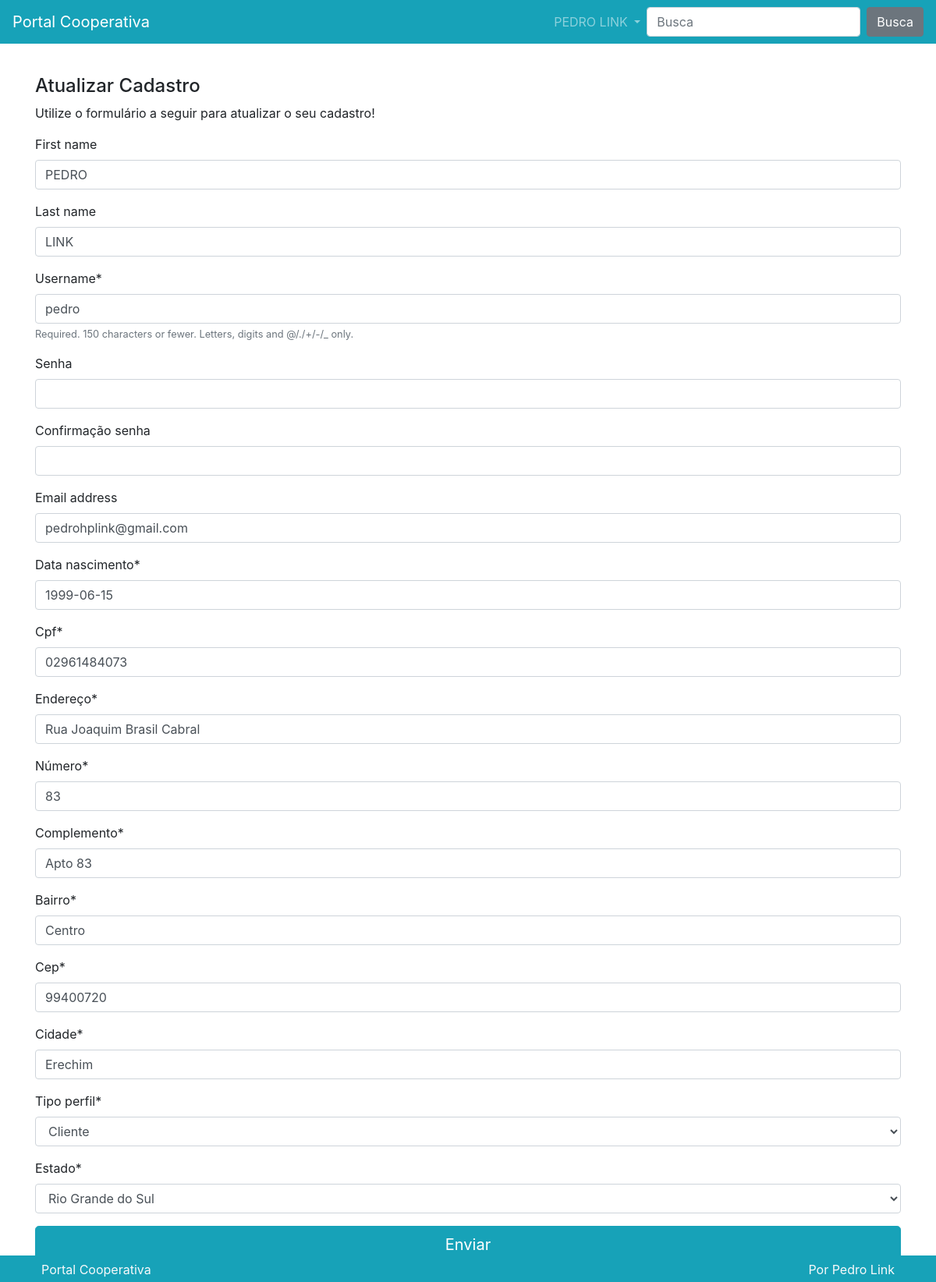
The app's page /perfil/ (signed in) with its own data.
### perfil/models.py (models this page shows, shortened)
class Perfil(models.Model):
    usuario = models.OneToOneField(
        User, on_delete=models.CASCADE, verbose_name='Usuário')
    data_nascimento = models.DateField()
    cpf = models.CharField(max_length=11)
    endereco = models.CharField(max_length=50, verbose_name='Endereço')
    numero = models.CharField(max_length=5, verbose_name='Número')
    complemento = models.CharField(max_length=30)
    bairro = models.CharField(max_length=30)
    cep = models.CharField(max_length=8)
    cidade = models.CharField(max_length=30)
    tipo_perfil = models.CharField(
        max_length=1,
        default='Cliente',
        choices=(
            ('C', 'Cliente'),
            ('F', 'Fornecedor'),
        )
    )
    estado = models.CharField(
        max_length=2,
        default='SP',
        choices=(
            ('AC', 'Acre'),
            ('AL', 'Alagoas'),
            ('AP', 'Amapá'),
            ('AM', 'Amazonas'),
            ('BA', 'Bahia'),
            ('CE', 'Ceará'),
            ('DF', 'Distrito Federal'),
            ('ES', 'Espírito Santo'),
            ('GO', 'Goiás'),
            ('MA', 'Maranhão'),
            ('MT', 'Mato Grosso'),
            ('MS', 'Mato Grosso do Sul'),
            ('MG', 'Minas Gerais'),
            ('PA', 'Pará'),
            ('PB', 'Paraíba'),
            ('PR', 'Paraná'),
            ('PE', 'Pernambuco'),
            ('PI', 'Piauí'),
            ('RJ', 'Rio de Janeiro'),
            ('RN', 'Rio Grande do Norte'),
            ('RS', 'Rio Grande do Sul'),
            ('RO', 'Rondônia'),
            ('RR', 'Roraima'),
            ('SC', 'Santa Catarina'),
            ('SP', 'São Paulo'),
            ('SE', 'Sergipe'),
            ('TO', 'Tocantins'),
        )
    )
    class Meta:
        verbose_name = 'Perfil'
        verbose_name_plural = 'Perfis'

### perfil/views.py (the view)
# urls.py: path('', views.Criar.as_view(), name='criar'),
class Criar(BasePerfil):
    def post(self, *args, **kwargs):
        if not self.userform.is_valid() or not self.perfilform.is_valid():
            messages.error(
                self.request,
                'Existem erros no formulário de cadastro. Verifique se todos os campos foram preenchidos corretamente.'
            )
            return self.renderizar
        username = self.userform.cleaned_data.get('username')
        password = self.userform.cleaned_data.get('password')
        email = self.userform.cleaned_data.get('email')
        first_name = self.userform.cleaned_data.get('first_name')
        last_name = self.userform.cleaned_data.get('last_name')
        if self.request.user.is_authenticated:
            usuario = get_object_or_404(
                User, username=self.request.user.username)
            usuario.username = username
            if password:
                usuario.set_password(password)
            usuario.email = email
            usuario.first_name = first_name
            usuario.last_name = last_name
            usuario.save()
            if not self.perfil:
                self.perfilform.cleaned_data['usuario'] = usuario
                print(self.perfilform.cleaned_data)
                perfil = models.Perfil(**self.perfilform.cleaned_data)
                perfil.save()
            else:
                perfil = self.perfilform.save(commit=False)
                perfil.usuario = usuario
                perfil.save()
        else:
            usuario = self.userform.save(commit=False)
            usuario.set_password(password)
            usuario.save()
            perfil = self.perfilform.save(commit=False)
            perfil.usuario = usuario
            perfil.save()
        if password:
            autentica = authenticate(
                self.request,
                username=usuario,
                password=password
            )
            if autentica:
                login(self.request, user=usuario)
        self.request.session['carrinho'] = self.carrinho
        self.request.session.save()
        messages.success(
            self.request,
            'Dados preenchidos com sucesso!'
        )
        return redirect('produto:carrinho')

### perfil/forms.py (shortened to what this page needs)
class UserForm(forms.ModelForm):
    password = forms.CharField(
        required=False,
        widget=forms.PasswordInput(),
        label='Senha',
    )
    password2 = forms.CharField(
        required=False,
        widget=forms.PasswordInput(),
        label='Confirmação senha'
    )
    def __init__(self, usuario=None, *args, **kwargs):
        super().__init__(*args, **kwargs)
        self.usuario = usuario
    class Meta:
        model = User
        fields = ('first_name', 'last_name', 'username', 'password',
                  'password2', 'email')

class PerfilForm(forms.ModelForm):
    class Meta:
        model = models.Perfil
        fields = '__all__'
        exclude = ('usuario',)

### perfil/views.py (called while the page is built)
    def get(self, *args, **kwargs):
        return self.renderizar

### perfil/templates/perfil/atualizar.html (shortened to what this page needs)
{% extends 'perfil/criar.html' %}
{% block titulo_cadastro %}
<h4>Atualizar Cadastro</h4>
<p>Utilize o formulário a seguir para atualizar o seu cadastro!</p>
{% endblock %}

### perfil/templates/perfil/criar.html (shortened to what this page needs)
{% extends 'static/base.html' %}
{% load crispy_forms_tags %}
{% block conteudo %}
<div class="row">
    <div class="col-lg mt-3">
        {% block titulo_cadastro %}{% endblock %}
        <form method="POST" action="">
            {{userform|crispy}}
            {{perfilform|crispy}}
            <div class="row">
                <div class="col">
                    <button type="submit" class="btn btn-primary btn-block btn-lg">Enviar</button>
                </div>
            </div>
        </form>
    </div>
</div>
{% endblock %}

### templates/parciais/_nav.html (shortened to what this page needs)
{% load omfilters%}
<nav class="navbar navbar-dark bg-primary navbar-expand-lg">
    <a class="navbar-brand" href="{% url 'produto:lista' %}">Portal Cooperativa</a>
    <div class="collapse navbar-collapse" id="navbarSupportedContent">
        <ul class="navbar-nav ml-auto">
            {% if request.user.is_authenticated %}
            <li class="nav-item dropdown">
                <a class="nav-link dropdown-toggle" href="#" id="navbarDropdown" role="button" data-toggle="dropdown"
                    aria-haspopup="true" aria-expanded="false">
                    {% if request.user.first_name %}
                    {{request.user.first_name}} {{request.user.last_name}}
                    {% else %}
                    Meu Perfil
                    {% endif %}
                </a>
            </li>
            {% endif %}
        </ul>
        <form class="form-inline my-2 my-lg-0" method="GET" action="{% url 'produto:busca' %}">
            <input name="termo" value="{{request.GET.termo}}" class="form-control mr-sm-2" type="busca"
                placeholder="Busca" aria-label="Busca">
            <button class="btn btn-secondary my-2 my-sm-0" type="submit">Busca</button>
        </form>
    </div>
</nav>

### records on screen
Perfil: data_nascimento "1999-06-15", cpf "02961484073", endereco "Rua Joaquim Brasil Cabral", numero "83", complemento "Apto 83", bairro "Centro", cep "99400720", cidade "Erechim", tipo_perfil "Cliente", estado "Rio Grande do Sul"

### other values on screen
{{ request.user.first_name }} "PEDRO"
{{ request.user.last_name }} "LINK"
